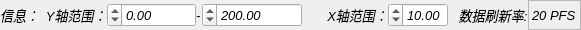
               <widget class="QWidget" name="widget" native="true">
                <property name="sizePolicy">
                 <sizepolicy hsizetype="Maximum" vsizetype="Maximum">
                  <horstretch>0</horstretch>
                  <verstretch>0</verstretch>
                 </sizepolicy>
                </property>
                <property name="minimumSize">
                 <size>
                  <width>0</width>
                  <height>25</height>
                 </size>
                </property>
                <property name="maximumSize">
                 <size>
                  <width>1000</width>
                  <height>30</height>
                 </size>
                </property>
                <property name="font">
                 <font>
                  <family>Ubuntu</family>
                  <pointsize>10</pointsize>
                  <italic>true</italic>
                 </font>
                </property>
                <property name="layoutDirection">
                 <enum>Qt::RightToLeft</enum>
                </property>
                <property name="autoFillBackground">
                 <bool>false</bool>
                </property>
                <layout class="QHBoxLayout" name="horizontalLayout_3">
                 <property name="spacing">
                  <number>0</number>
                 </property>
                 <property name="leftMargin">
                  <number>0</number>
                 </property>
                 <property name="topMargin">
                  <number>0</number>
                 </property>
                 <property name="rightMargin">
                  <number>0</number>
                 </property>
                 <property name="bottomMargin">
                  <number>0</number>
                 </property>
                 <item>
                  <widget class="QLabel" name="label_uart_date_rate">
                   <property name="sizePolicy">
                    <sizepolicy hsizetype="Maximum" vsizetype="Expanding">
                     <horstretch>0</horstretch>
                     <verstretch>0</verstretch>
                    </sizepolicy>
                   </property>
                   <property name="maximumSize">
                    <size>
                     <width>60</width>
                     <height>16777215</height>
                    </size>
                   </property>
                   <property name="frameShape">
                    <enum>QFrame::StyledPanel</enum>
                   </property>
                   <property name="frameShadow">
                    <enum>QFrame::Plain</enum>
                   </property>
                   <property name="text">
                    <string>20 PFS</string>
                   </property>
                   <property name="margin">
                    <number>0</number>
                   </property>
                   <property name="indent">
                    <number>-1</number>
                   </property>
                  </widget>
                 </item>
                 <item>
                  <widget class="QLabel" name="label_4">
                   <property name="sizePolicy">
                    <sizepolicy hsizetype="Preferred" vsizetype="Expanding">
                     <horstretch>0</horstretch>
                     <verstretch>0</verstretch>
                    </sizepolicy>
                   </property>
                   <property name="text">
                    <string>   数据刷新率:</string>
                   </property>
                  </widget>
                 </item>
                 <item>
                  <widget class="QDoubleSpinBox" name="doubleSpinBox_XScale">
                   <property name="sizePolicy">
                    <sizepolicy hsizetype="Maximum" vsizetype="Fixed">
                     <horstretch>0</horstretch>
                     <verstretch>0</verstretch>
                    </sizepolicy>
                   </property>
                   <property name="minimumSize">
                    <size>
                     <width>10</width>
                     <height>10</height>
                    </size>
                   </property>
                   <property name="maximumSize">
                    <size>
                     <width>100</width>
                     <height>16777215</height>
                    </size>
                   </property>
                   <property name="singleStep">
                    <double>0.100000000000000</double>
                   </property>
                   <property name="value">
                    <double>10.000000000000000</double>
                   </property>
                  </widget>
                 </item>
                 <item>
                  <widget class="QLabel" name="label">
                   <property name="sizePolicy">
                    <sizepolicy hsizetype="Fixed" vsizetype="Preferred">
                     <horstretch>0</horstretch>
                     <verstretch>0</verstretch>
                    </sizepolicy>
                   </property>
                   <property name="text">
                    <string>       X轴范围：</string>
                   </property>
                  </widget>
                 </item>
                 <item>
                  <widget class="QDoubleSpinBox" name="doubleSpinBox_YScale2">
                   <property name="sizePolicy">
                    <sizepolicy hsizetype="Maximum" vsizetype="Fixed">
                     <horstretch>0</horstretch>
                     <verstretch>0</verstretch>
                    </sizepolicy>
                   </property>
                   <property name="minimumSize">
                    <size>
                     <width>100</width>
                     <height>0</height>
                    </size>
                   </property>
                   <property name="minimum">
                    <double>-9999.000000000000000</double>
                   </property>
                   <property name="maximum">
                    <double>9999.000000000000000</double>
                   </property>
                   <property name="singleStep">
                    <double>1.000000000000000</double>
                   </property>
                   <property name="value">
                    <double>200.000000000000000</double>
                   </property>
                  </widget>
                 </item>
                 <item>
                  <widget class="QLabel" name="label_3">
                   <property name="sizePolicy">
                    <sizepolicy hsizetype="Fixed" vsizetype="Preferred">
                     <horstretch>0</horstretch>
                     <verstretch>0</verstretch>
                    </sizepolicy>
                   </property>
                   <property name="text">
                    <string>-</string>
                   </property>
                  </widget>
                 </item>
                 <item>
                  <widget class="QDoubleSpinBox" name="doubleSpinBox_YScale1">
                   <property name="sizePolicy">
                    <sizepolicy hsizetype="Maximum" vsizetype="Fixed">
                     <horstretch>0</horstretch>
                     <verstretch>0</verstretch>
                    </sizepolicy>
                   </property>
                   <property name="minimumSize">
                    <size>
                     <width>0</width>
                     <height>0</height>
                    </size>
                   </property>
                   <property name="maximumSize">
                    <size>
                     <width>100</width>
                     <height>16777215</height>
                    </size>
                   </property>
                   <property name="minimum">
                    <double>-9999.000000000000000</double>
                   </property>
                   <property name="maximum">
                    <double>99990000.000000000000000</double>
                   </property>
                   <property name="singleStep">
                    <double>1.000000000000000</double>
                   </property>
                   <property name="value">
                    <double>0.000000000000000</double>
                   </property>
                  </widget>
                 </item>
                 <item>
                  <widget class="QLabel" name="label_2">
                   <property name="sizePolicy">
                    <sizepolicy hsizetype="Fixed" vsizetype="Preferred">
                     <horstretch>0</horstretch>
                     <verstretch>0</verstretch>
                    </sizepolicy>
                   </property>
                   <property name="text">
                    <string>  Y轴范围：</string>
                   </property>
                  </widget>
                 </item>
                 <item>
                  <widget class="QLabel" name="label_6">
                   <property name="sizePolicy">
                    <sizepolicy hsizetype="Expanding" vsizetype="Expanding">
                     <horstretch>0</horstretch>
                     <verstretch>0</verstretch>
                    </sizepolicy>
                   </property>
                   <property name="lineWidth">
                    <number>1</number>
                   </property>
                   <property name="text">
                    <string>信息：</string>
                   </property>
                   <property name="alignment">
                    <set>Qt::AlignRight|Qt::AlignTrailing|Qt::AlignVCenter</set>
                   </property>
                  </widget>
                 </item>
                </layout>
               </widget>
